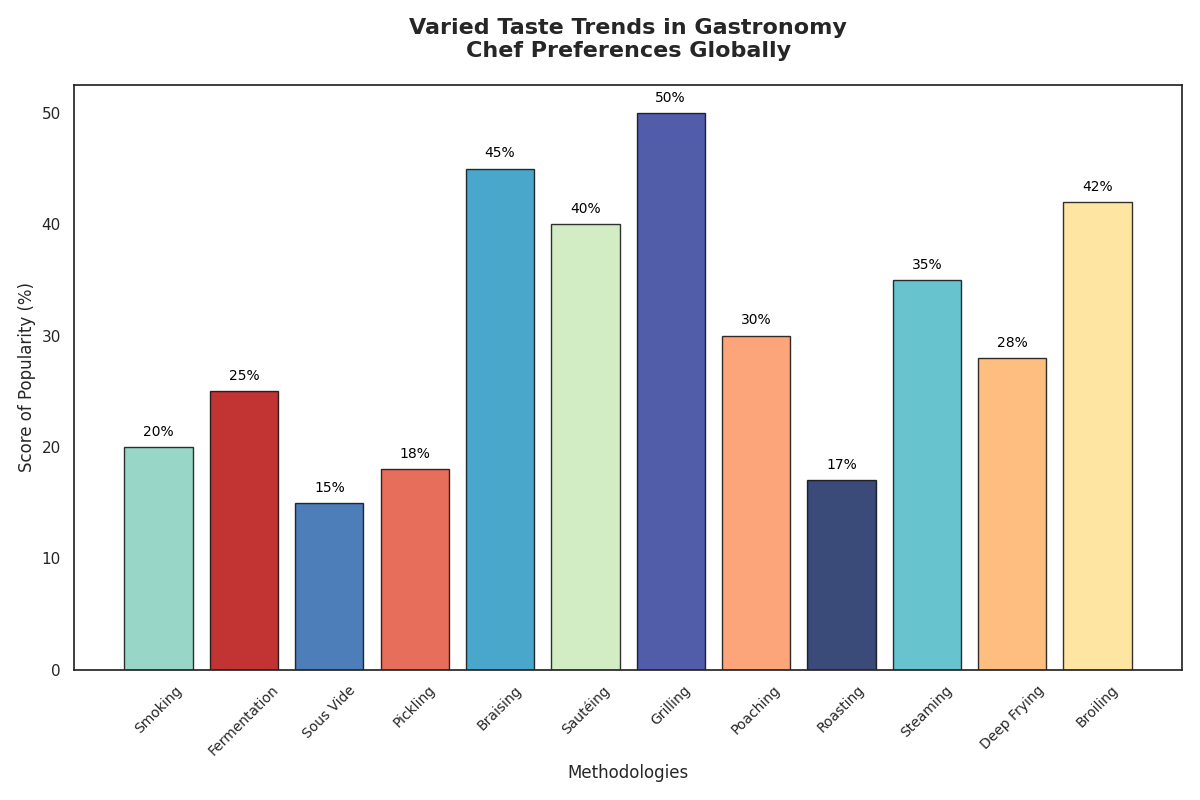

This chart was generated by the following Python code:
import matplotlib.pyplot as plt
import numpy as np

culinary_techniques = [
    "Smoking",
    "Fermentation",
    "Sous Vide",
    "Pickling",
    "Braising",
    "Sautéing",
    "Grilling",
    "Poaching",
    "Roasting",
    "Steaming",
    "Deep Frying",
    "Broiling",
]

popularity_scores = [20, 25, 15, 18, 45, 40, 50, 30, 17, 35, 28, 42]

colors = ['#7fcdbb', '#b30000', '#225ea8', '#e34a33', '#1d91c0', 
          '#c7e9b4', '#253494', '#fc8d59', '#081d58', '#41b6c4', 
          '#fdae61', '#fee08b']

fig, ax = plt.subplots(figsize=(12, 8))
x_pos = np.arange(len(culinary_techniques))

ax.bar(x_pos, popularity_scores, color=colors, edgecolor='black', alpha=0.8)
ax.set_xticks(x_pos)
ax.set_xticklabels(culinary_techniques, rotation=45, fontsize=10, fontweight='medium')

ax.set_title('Varied Taste Trends in Gastronomy\nChef Preferences Globally', fontsize=16, fontweight='bold', pad=20)
ax.set_xlabel('Methodologies', fontsize=12)
ax.set_ylabel('Score of Popularity (%)', fontsize=12)

for i in range(len(popularity_scores)):
    ax.text(i, popularity_scores[i] + 1, f'{popularity_scores[i]}%', ha='center', color='black', fontsize=10)

plt.tight_layout()
plt.show()
